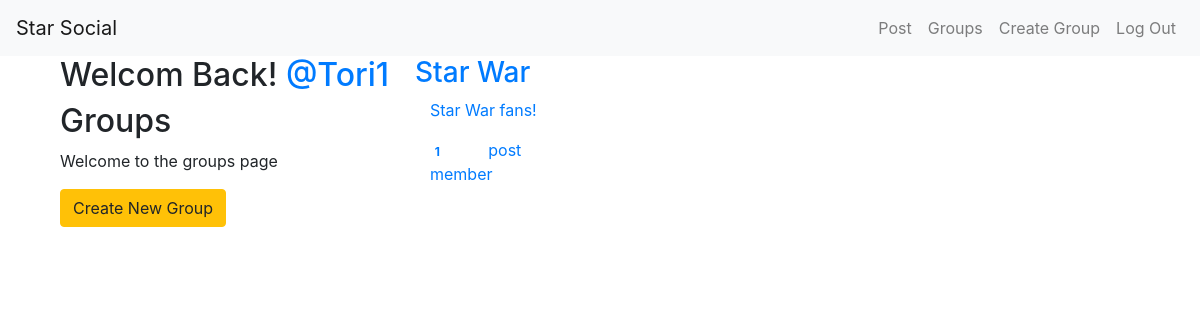
Screenshot of /groups/ (signed in) with the database file from the repository.
### groups/models.py (models this page shows, shortened)
class Group(models.Model):
    name = models.CharField(max_length=255, unique=True)
    slug = models.SlugField(allow_unicode=True, unique=True)
    description = models.TextField(blank=True, default='')
    description_html = models.TextField(editable=False, default='', blank=True)
    members = models.ManyToManyField(User, through='GroupMember')
    class Meta:
        ordering = ['name']

### groups/views.py (the view)
# urls.py: path('', views.ListGroups.as_view(), name='all'),
class ListGroups(generic.ListView):
    model = Group

### groups/templates/groups/group_list.html (shortened to what this page needs)
{% extends "groups/group_base.html" %}
{% block pregroup %}
    <div class="col-md-4">
        <div class="content">
            {% if user.is_authenticated %}
                <h2>Welcom Back!
                    <a href="{% url 'posts:for_user' username=user.username %}">
                        @{{user.username}}
                    </a>
                </h2>
            {% endif %}
            <h2>Groups</h2>
            <p>Welcome to the groups page</p>
        </div>
        {% if user.is_authenticated %}
            <a href="{% url 'groups:create' %}" class="btn btn-md btn-fill btn-warning">
                <span class="'glyphicon glyphicon-plus-sign">Create New Group</span>
            </a>
        {% endif %}
    </div>
{% endblock %}
{% block group_content %}
    <div class="com-md-8">
        <div class="list-group">
            {% for group in object_list %}
                <a href="{% url 'groups:single' slug=group.slug %}">
                    <h3 class="title list-group-item-heading">{{group.name}}</h3>
                    <div class="list-group-item-text container-fluid">
                        {{group.description_html|safe}}
                    		<div class="row">
					                  <div class="col-md-4">
						                    <span class="badge">{{ group.members.count }}</span> member{{ group.members.count|pluralize }}
					                  </div>
					                      <div class="col-md-4">
						                         post{{ group.posts.count|pluralize }}
					                      </div>
				                </div>
                    </div>
                </a>
            {% endfor %}
        </div>
    </div>
{% endblock %}

### rows the page displays
Group: name "Star War", description_html "Star War fans!", members.count "1"

### other values shown
{{ user.username }} "Tori1"
